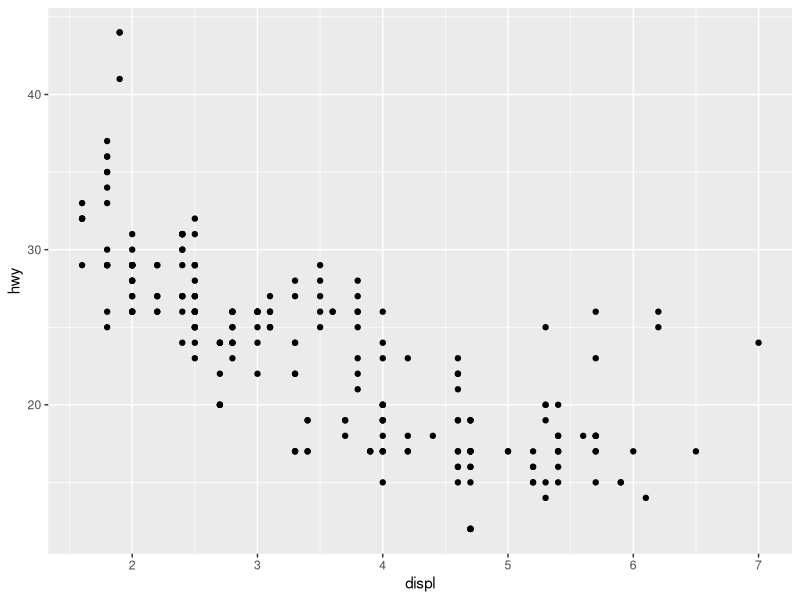
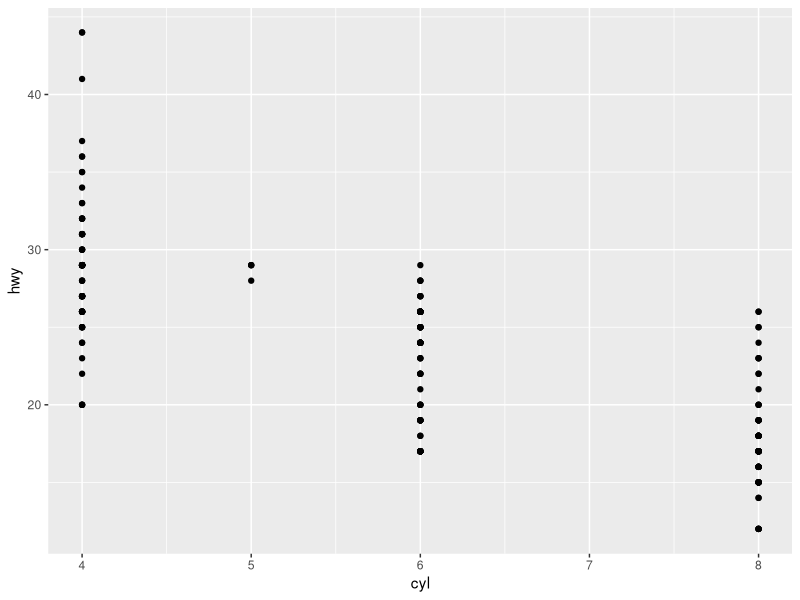
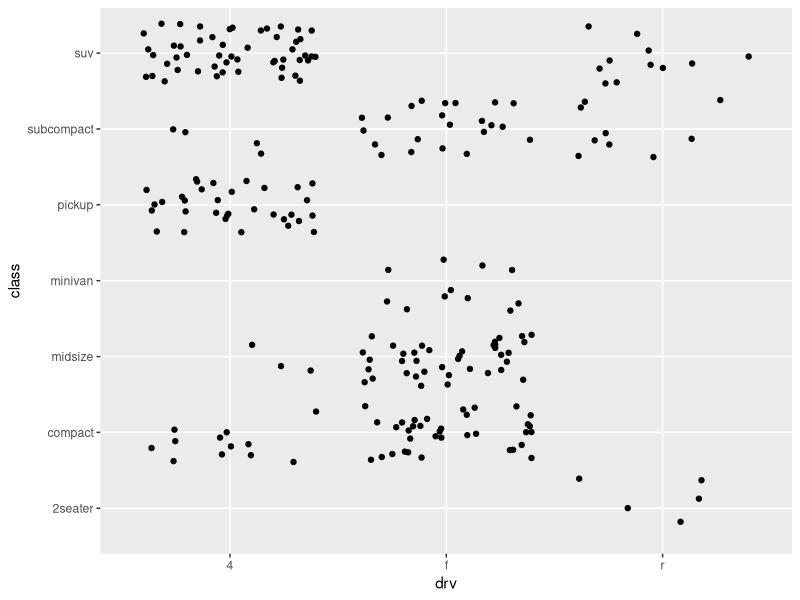
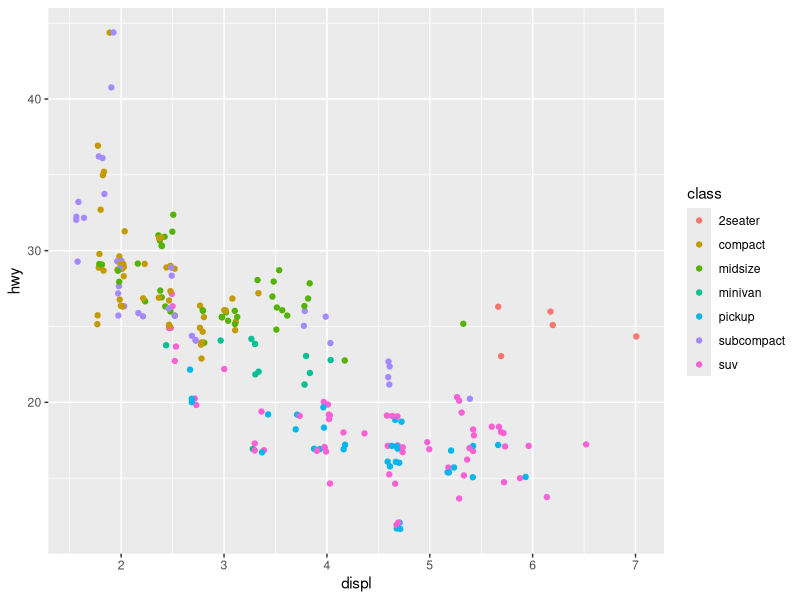
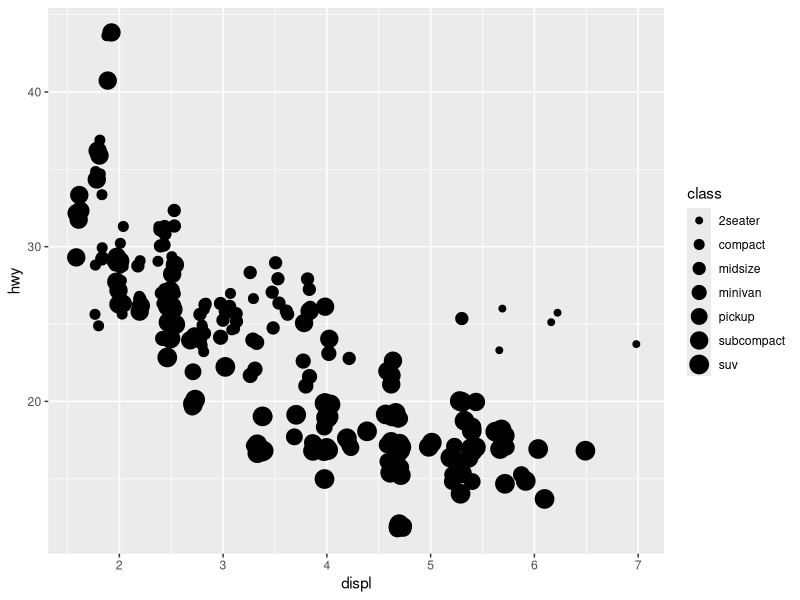
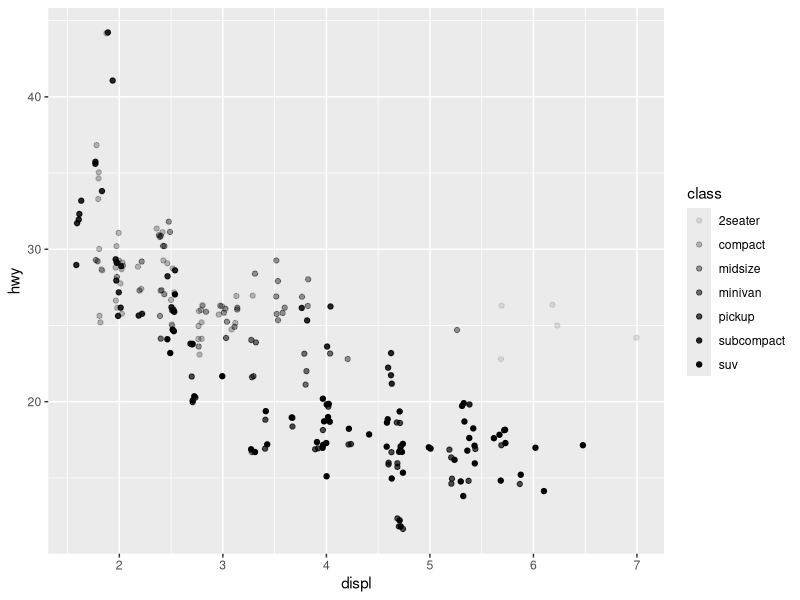
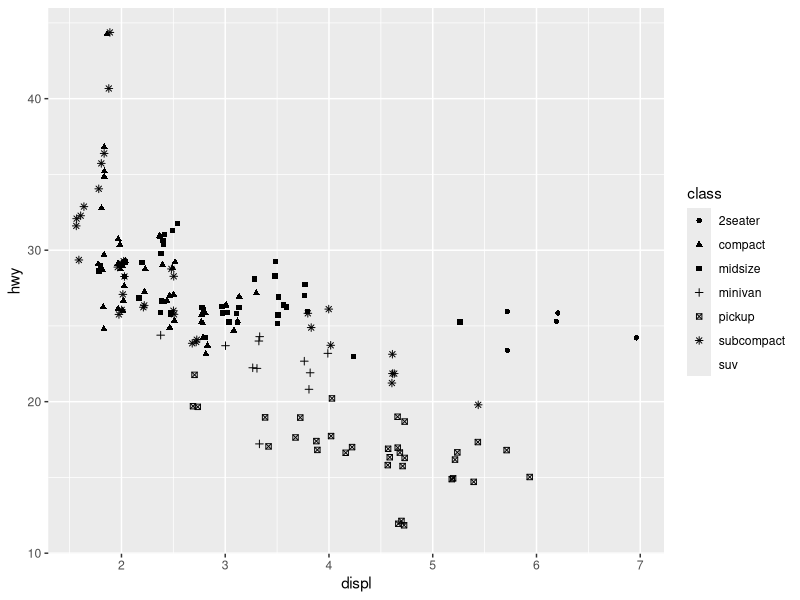
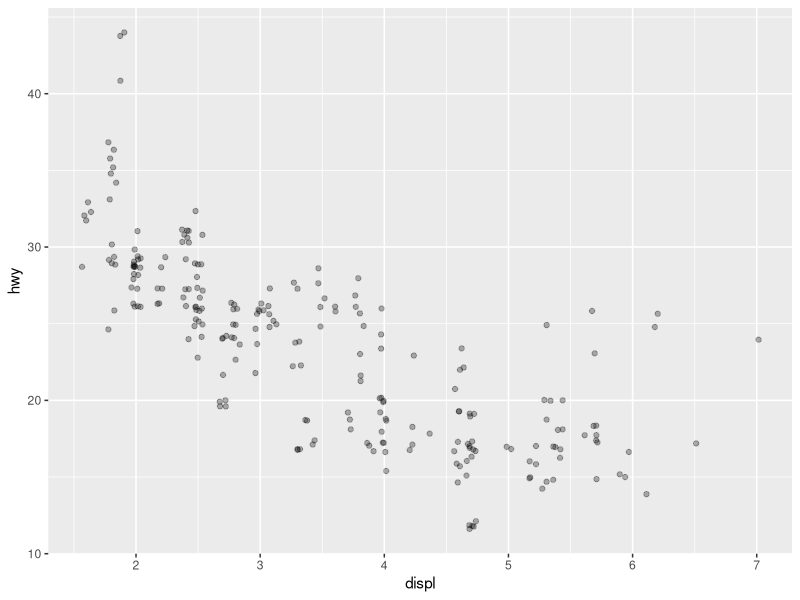

The R script that drew these images, in order:
## ---- chunk 1
knitr::opts_chunk$set(echo = FALSE)

library(tidyverse)
## ---- chunk 2
head(mpg)
## ---- chunk 3
mpg %>% 
  ggplot() +
  geom_point(mapping = aes(x = displ, y = hwy))

## ---- chunk 4
nrow(mpg)
ncol(mpg)
str(mpg)
dim(mpg)
mpg %>% glimpse
## ---- chunk 5
?mpg

## ---- chunk 6

mpg %>% ggplot() +
  geom_point(aes(x = cyl, y = hwy))

## ---- chunk 7

mpg %>% ggplot() +
  geom_point(aes(x = drv, y = class), position = "jitter")



## ---- chunk 8
mpg %>% ggplot() +
  geom_point(aes(x = displ, y = hwy, colour = class), position = "jitter")



# notice how this one looks ... unhelpful


mpg %>% ggplot() +
  geom_point(aes(x = displ, y = hwy, size = class), position = "jitter")

mpg %>% ggplot() +
  geom_point(aes(x = displ, y = hwy, alpha = class), position = "jitter")

mpg %>% ggplot() +
  geom_point(aes(x = displ, y = hwy, shape = class), position = "jitter")

mpg %>% ggplot() +
  geom_point(aes(x = displ, y = hwy), alpha = 0.3, position = "jitter")

mpg %>% ggplot() +
  geom_point(aes(x = displ, y = hwy, colour = cty, shape = class), position = "jitter")


mpg %>% ggplot() +
  geom_point(aes(x = displ, y = hwy, stroke = displ), position = "jitter")
## ---- chunk 9

ggplot(data = mpg) + 
  geom_point(mapping = aes(x = displ, y = hwy)) + 
  facet_wrap(~ class, nrow = 6)


ggplot(data = mpg) + 
  geom_point(mapping = aes(x = displ, y = hwy)) + 
  facet_grid(drv ~ cyl)

## ---- chunk 10
mpg %>% 
  ggplot(mapping = aes(x = displ, y = hwy, colour = drv)) +
  geom_smooth(mapping = aes(linetype = drv)) +
  geom_point()

## ---- chunk 11
ggplot(data = diamonds) + 
  geom_bar(mapping = aes(x = cut))
